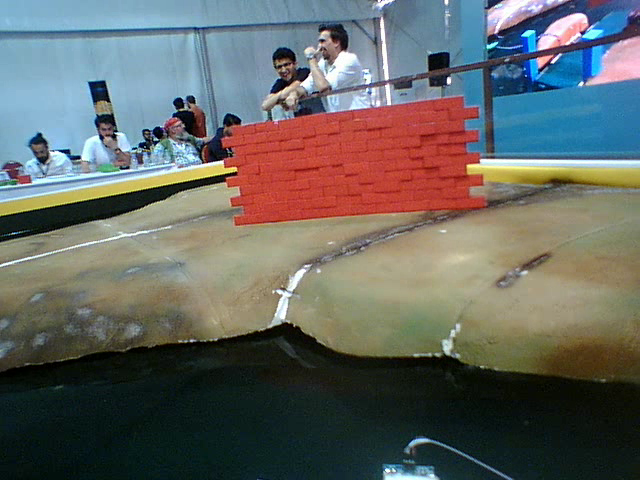
#> input picture frame 6 of Medya/Kayitlar/temizKayit4.avi, 640 x 480 px, given in place of the camera
$ python gemi_tespit_et.py   (older library calls are emulated)
#> lines starting #> are read from the running program, lines starting #| are printed output that depends on the picture; after the words box and inside, x2 and y2 are one past the last pixel; in counts of white or black regions, pixels touching at a corner belong together
### lib_dc_motor.py
import RPi.GPIO as GPIO


# DC Motor'un bağlı olduğu pinleri ayarla
def pin_ayarla(pinler):
    for pin in pinler:
        GPIO.setup(pin, GPIO.OUT)


# pinler -> 3 elemanlı liste
# Motorun ileri önde hareketini sağla
def ileri(pinler):
    GPIO.output(pinler[0], GPIO.HIGH)
    GPIO.output(pinler[1], GPIO.LOW)
    GPIO.output(pinler[2], GPIO.HIGH)


# pinler -> 3 elemanlı liste
# Motorun geri yönde hareketini sağla
def geri(pinler):
    GPIO.output(pinler[0], GPIO.LOW)
    GPIO.output(pinler[1], GPIO.HIGH)
    GPIO.output(pinler[2], GPIO.HIGH)


# Motoru durdur
def durdur(pinler):
    GPIO.output(pinler[2], GPIO.LOW)

### lib_cv_yardimci.py
import cv2
import numpy as np

# Renklerin alt ve üst sınırlarını tutan sözlük (dictionary) yapısı
renk_siniri = {
    "yesil": [np.array([33, 88, 40]), np.array([102, 255, 255])],
    "mavi": [np.array([100, 60, 60]), np.array([140, 255, 255])],
    "beyaz": [np.array([0, 0, 140]), np.array([256, 60, 256])],
    "sari": [np.array([5, 100, 100]), np.array([40, 255, 256])],
    "dusuk_kirmizi": [np.array([0, 50, 50]), np.array([10, 255, 255])],
    "yuksek_kirmizi": [np.array([170, 50, 50]), np.array([180, 255, 255])],
    "mavi2": [np.array((80, 100, 70)), np.array((120, 180, 255))],
    "gemi": [np.array([33, 88, 40]), np.array([102, 255, 255])],
    "duvar": [np.array([5, 100, 100]), np.array([40, 255, 256])],
    "kapi": [np.array([100, 60, 60]), np.array([140, 255, 255])],
    "sur_dusuk": [np.array([0, 50, 50]), np.array([10, 255, 255])],
    "sur_yuksek": [np.array([170, 50, 50]), np.array([180, 255, 255])]
}

# Erosion, Dilation, Opening, Closing
# Gürültüyü (Karıncalanmayı) azaltma/arttırma
cekirdek = {
    "acik": np.ones((5, 5)),
    "kapali": np.ones((20, 20))
}


# Maske olusturur, son maske değerini döndürür
def maske_olustur(resim, sinirlar, incekirdek):
    altSinir, ustSinir = sinirlar

    # BGR -> HSV dönüşümü
    resimHSV = cv2.cvtColor(resim, cv2.COLOR_BGR2HSV)

    # maske oluşturma
    maske = cv2.inRange(resimHSV, altSinir, ustSinir)

    # morfoloji (morphology)
    maskeAcik = cv2.morphologyEx(maske, cv2.MORPH_OPEN, incekirdek["acik"])
    maskeKapali = cv2.morphologyEx(maskeAcik, cv2.MORPH_CLOSE, incekirdek["kapali"])

    # # Maskeleri ekranda göster
    # cv2.imshow("maskeKapali", maskeKapali)
    # cv2.imshow("maskeAcik", maskeAcik)
    # cv2.imshow("maske", maske)

    return maskeKapali


# Maskedeki cisimlerin kenarına çerçeve çiz, alanları (contour) döndür
def cerceve_ciz(resim, maske):
    # Bulunan alanın çerçevesini alma
    _, cerceveler, h = cv2.findContours(maske.copy(), cv2.RETR_EXTERNAL, cv2.CHAIN_APPROX_NONE)

    # Resme çerçeve çizme
    cv2.drawContours(resim, cerceveler, -1, (0, 0, 255), 2)

    return cerceveler


# Cisimlerin arasında en büyük olanı tespit et
def en_buyugu_bul(alanlar):
    enBuyuk = {
        "alan": 0,
        "merkez": (0, 0),
        "sira": 0,
        "solUstKose": (0, 0),
        "sagAltKose": (0, 0),
        "kenar": (0, 0)
    }

    for i, alan in enumerate(alanlar):
        if cv2.contourArea(alan) > enBuyuk["alan"]:
            # cismi dikdörtgen halinde sol üst köşe ve kenar uzunluklarını alma
            x, y, w, h = cv2.boundingRect(alan)
            enBuyuk["alan"] = cv2.contourArea(alan)
            enBuyuk["merkez"] = [x + w / 2, y + h / 2]
            enBuyuk["sira"] = i
            enBuyuk["solUstKose"] = [x, y]
            enBuyuk["sagAltKose"] = [x + w, y + h]
            enBuyuk["kenar"] = [w, h]

    return enBuyuk


# ret değeri, merkez nokayı, geminin kapıya göre olan yönünü ve sütunları döner
# ret = False -> Kapı bulunamadı, ret = True -> Kapı bulundu
# yon = 0 -> kapının karşışında, yon = -1 -> kapının solunda, yon = 1 -> kapının sağında
# [59 lines left out: function kapiyi_tespit_et, not called in this run]

### lib_tespit_sonrasi.py
import lib_gemi_hareket as gh


def cisim_bulamazsa():
    print("Cisim bulunamadı...")
    gh.dur()


def buyuk_cisim_bulamazsa():
    cisim_bulamazsa()


def goruntuye_gore_hareket(img, cisim):
    genislik = img.shape[1]
    if cisim["alan"] < 250:
        buyuk_cisim_bulamazsa()
        return False

    print("En büyük alan: ", cisim["alan"])

    if cisim["merkez"][0] < genislik / 2 - genislik / 16:
        print("Sola dön")
        gh.sola_don()
    elif cisim["merkez"][0] > genislik / 2 + genislik / 16:
        print("Sağ dön")
        gh.saga_don()
    elif genislik / 2 + genislik / 16 >= cisim["merkez"][0] >= genislik / 2 - genislik / 16:
        print("ileri git")
        gh.ileri()
    return True

### lib_gemi_hareket.py
# Geminin iki motorunu birlikte kontrol ederek geminin hareketini sağlayan modul
import lib_dc_motor as dc
import lib_sabitler as sbt


# Motor pinlerini ayarla
def motorlari_ayarla():
    dc.pin_ayarla(sbt.SOL_DC_MOTOR_PIN)
    dc.pin_ayarla(sbt.SAG_DC_MOTOR_PIN)


# Gemiyi sola döndür
def sola_don():
    dc.ileri(sbt.SAG_DC_MOTOR_PIN)
    dc.geri(sbt.SOL_DC_MOTOR_PIN)


# Gemiyi sağa döndür
def saga_don():
    dc.ileri(sbt.SOL_DC_MOTOR_PIN)
    dc.geri(sbt.SAG_DC_MOTOR_PIN)


# Gemiyi ileri yönde hareket ettir
def ileri():
    dc.ileri(sbt.SOL_DC_MOTOR_PIN)
    dc.ileri(sbt.SAG_DC_MOTOR_PIN)


# Motorları durdur
def dur():
    dc.durdur(sbt.SOL_DC_MOTOR_PIN)
    dc.durdur(sbt.SAG_DC_MOTOR_PIN)


# Gemiri geri yönde hareket ettir
def geri():
    dc.geri(sbt.SOL_DC_MOTOR_PIN)
    dc.geri(sbt.SAG_DC_MOTOR_PIN)

### gemi_tespit_et.py
# TODO Kameraya göre resmi çevirme yapılacak.
aynaEtkisi = False

import cv2
import lib_gemi_hareket as gh
import lib_cv_yardimci as yar
import os
import RPi.GPIO as GPIO
import lib_tespit_sonrasi as ts

GPIO.setmode(GPIO.BOARD)
gh.motorlari_ayarla()

# kamera açılır, kamera açılamazsa video açılır
kamera = cv2.VideoCapture(1)
if not kamera.isOpened():
    kamera = cv2.VideoCapture(0)
if not kamera.isOpened():
    kamera = cv2.VideoCapture("./Medya/smile.mp4")

kayitSayisi = int(len(os.listdir('./Medya/Kayitlar')) / 2)
fourcc = cv2.VideoWriter_fourcc(*'XVID')
temizKayit = cv2.VideoWriter('./Medya/Kayitlar/temizKayit' + str(kayitSayisi) + '.avi', fourcc, 10.0, (640, 480))
islenmisKayit = cv2.VideoWriter('./Medya/Kayitlar/islenmisKayit' + str(kayitSayisi) + '.avi', fourcc, 10.0, (340, 220))

while True:
    _, resim = kamera.read()
#> resim is the input picture: shape (480, 640, 3); mean B, G, R 98.9, 102.4, 100.1
    temizKayit.write(resim)

    # Ayna etkisi
    if aynaEtkisi:
        resim = cv2.flip(resim, 1)

    resim = cv2.resize(resim, (340, 220))
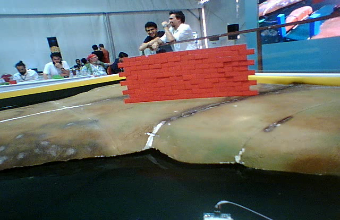
#> resim: shape (220, 340, 3); mean B, G, R 98.8, 102.3, 100

    gemiMaske = yar.maske_olustur(resim, yar.renk_siniri["yesil"], yar.cekirdek)
#> in maske_olustur, `altSinir, ustSinir = sinirlar`: altSinir = [33, 88, 40]; ustSinir = [102, 255, 255]
#> in maske_olustur, `resimHSV = cv2.cvtColor(resim, cv2.COLOR_BGR2HSV)`: resimHSV: shape (220, 340, 3); mean H, S, V 63.7, 107.7, 123.3
#> in maske_olustur, `maske = cv2.inRange(resimHSV, altSinir, ustSinir)`:
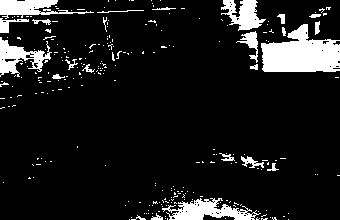
#> maske: shape (220, 340); 10.7% white; 261 white regions (237 under 20 px), largest, box (x1, y1, x2, y2) and area: (261, 24, 340, 72) 2568, (162, 198, 261, 220) 1114, (0, 37, 52, 77) 878
#> in maske_olustur, `maskeAcik = cv2.morphologyEx(maske, cv2.MORPH_OPEN, incekirdek["acik"])`:
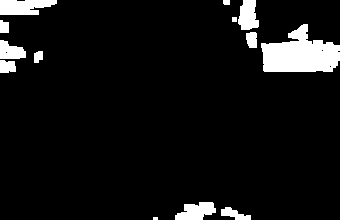
#> maskeAcik: shape (220, 340); 7.1% white; 13 white regions (1 under 20 px), largest, box (x1, y1, x2, y2) and area: (261, 24, 340, 72) 2483, (0, 0, 57, 15) 679, (175, 202, 216, 220) 515
#> in maske_olustur, `maskeKapali = cv2.morphologyEx(maskeAcik, cv2.MORPH_CLOSE, incekirdek[..`:
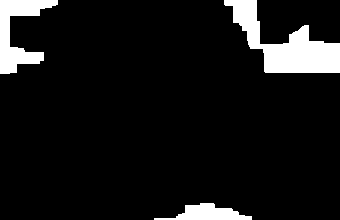
#> maskeKapali: shape (220, 340); 8.5% white; 3 white regions
    gemiAlanlar = yar.cerceve_ciz(resim, gemiMaske)
#> in cerceve_ciz, `_, cerceveler, h = cv2.findContours(maske.copy(), cv2.RETR_EXTERNAL, c..`: cerceveler = 3 contours; box (x1, y1, x2, y2) and area: (224, 0, 340, 73) 3380, (0, 0, 58, 74) 1721, (154, 203, 252, 220) 794; h = [[1, -1, -1, -1], [2, 0, -1, -1], [-1, 1, -1, -1]]
#> gemiAlanlar has the same summary as cerceveler in cerceve_ciz

    # print("Tespit edilen cisim sayisi:", len(gemiAlanlar))
    enBuyukGemi = yar.en_buyugu_bul(gemiAlanlar)
#> the loop in en_buyugu_bul, `for i, alan in enumerate(alanlar):` made 3 passes
#> (x, y, w, h) on passes 1 to 2: (154, 203, 98, 17), (224, 0, 116, 73)
#> after the loop in en_buyugu_bul, `for i, alan in enumerate(alanlar):`: enBuyuk = {'alan': 3380.5, 'merkez': [282, 36.5], 'sira': 1, 'solUstKose': [224, 0], 'sagAltKose': [340, 73], 'kenar': [116, 73]}
#> enBuyukGemi has the same summary as enBuyuk in en_buyugu_bul

    # cismin etrafına dikdörtgen çizme
    cv2.rectangle(resim, (enBuyukGemi['solUstKose'][0], enBuyukGemi['solUstKose'][1]),
                  (enBuyukGemi["sagAltKose"][0], enBuyukGemi["sagAltKose"][1]), (255, 0, 0), 3)
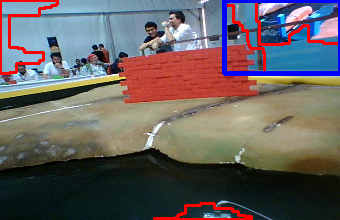
#> resim: shape (220, 340, 3); mean B, G, R 96.7, 96.4, 102.3
    ts.goruntuye_gore_hareket(resim, enBuyukGemi)
#| En büyük alan:  3380.5

    islenmisKayit.write(resim)
    cv2.imshow("Video", resim)
    if cv2.waitKey(20) == 27:
#> (key Esc is pressed here)
        break

# GPIO cikislarini kapat
GPIO.cleanup()

kamera.release()
temizKayit.release()
islenmisKayit.release()
cv2.destroyAllWindows()

$ run again, starting later in the video
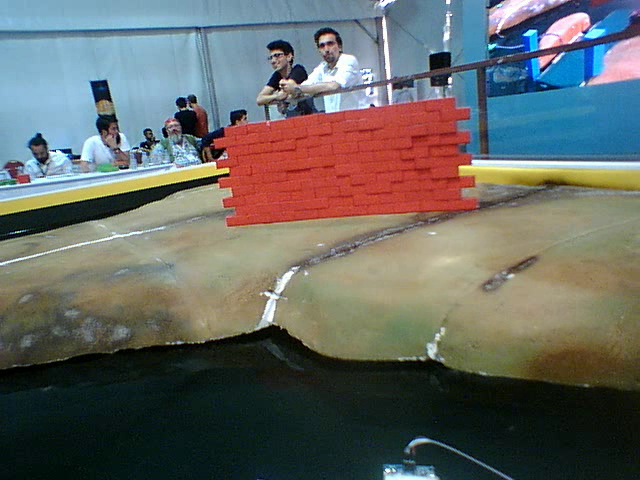
#> input picture frame 27 of Medya/Kayitlar/temizKayit4.avi, 640 x 480 px, given in place of the camera
#> resim is the input picture: shape (480, 640, 3); mean B, G, R 99.7, 103.4, 100.5
#> altSinir = [33, 88, 40]; ustSinir = [102, 255, 255]
#> resimHSV: shape (220, 340, 3); mean H, S, V 63.9, 108.8, 124.3
#> in maske_olustur, `maske = cv2.inRange(resimHSV, altSinir, ustSinir)`:
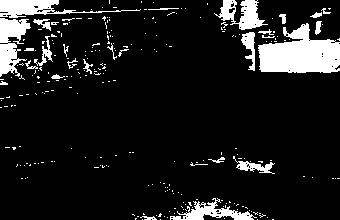
#> maske: shape (220, 340); 11.1% white; 261 white regions (233 under 20 px), largest, box (x1, y1, x2, y2) and area: (258, 23, 340, 73) 2719, (0, 18, 31, 77) 1062, (0, 0, 141, 18) 940
#> maskeAcik: shape (220, 340); 7.5% white; 15 white regions, largest, box (x1, y1, x2, y2) and area: (259, 25, 340, 73) 2611, (0, 18, 30, 74) 892, (0, 0, 59, 18) 691
#> maskeKapali: shape (220, 340); 9.7% white; 4 white regions
#> in cerceve_ciz, `_, cerceveler, h = cv2.findContours(maske.copy(), cv2.RETR_EXTERNAL, c..`: cerceveler = 4 contours; box (x1, y1, x2, y2) and area: (222, 0, 340, 74) 3956, (0, 0, 60, 75) 2184, (174, 207, 252, 220) 516, (241, 163, 272, 171) 170; h = [[1, -1, -1, -1], [2, 0, -1, -1], [3, 1, -1, -1], [-1, 2, -1, -1]]
#> gemiAlanlar has the same summary as cerceveler in cerceve_ciz
#> the loop in en_buyugu_bul, `for i, alan in enumerate(alanlar):` made 4 passes
#> (x, y, w, h) on passes 1, 3: (174, 207, 78, 13), (222, 0, 118, 74)
#> after the loop in en_buyugu_bul, `for i, alan in enumerate(alanlar):`: enBuyuk = {'alan': 3956, 'merkez': [281, 37], 'sira': 2, 'solUstKose': [222, 0], 'sagAltKose': [340, 74], 'kenar': [118, 74]}
#> enBuyukGemi has the same summary as enBuyuk in en_buyugu_bul
#> `cv2.rectangle(resim, (enBuyukGemi['solUstKose'][0], enBuyukGemi['solUs..`:
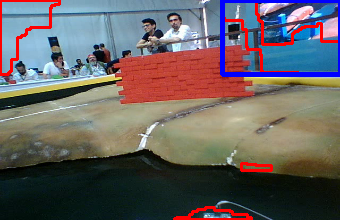
#> resim: shape (220, 340, 3); mean B, G, R 97.7, 97.3, 102.4
#| En büyük alan:  3956.0

$ run again, starting later in the video
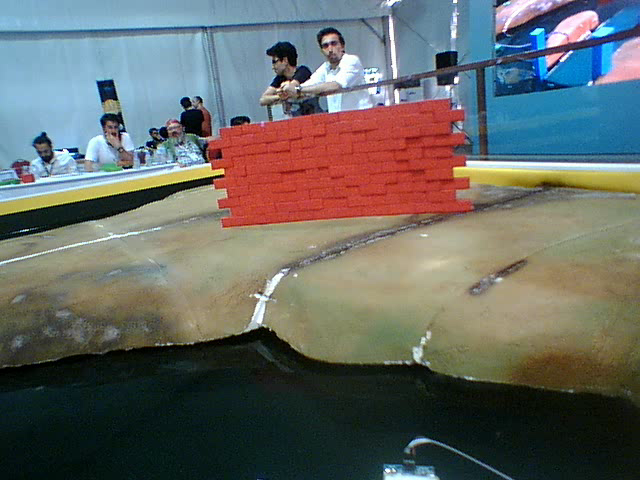
#> input picture frame 48 of Medya/Kayitlar/temizKayit4.avi, 640 x 480 px, given in place of the camera
#> resim is the input picture: shape (480, 640, 3); mean B, G, R 100.9, 104.4, 101.1
#> altSinir = [33, 88, 40]; ustSinir = [102, 255, 255]
#> resimHSV: shape (220, 340, 3); mean H, S, V 63.8, 108.8, 125.5
#> in maske_olustur, `maske = cv2.inRange(resimHSV, altSinir, ustSinir)`:
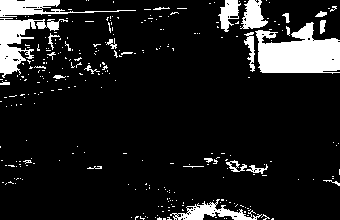
#> maske: shape (220, 340); 11.6% white; 296 white regions (270 under 20 px), largest, box (x1, y1, x2, y2) and area: (255, 22, 340, 74) 2959, (0, 18, 68, 78) 1473, (0, 0, 136, 17) 889
#> maskeAcik: shape (220, 340); 8% white; 15 white regions, largest, box (x1, y1, x2, y2) and area: (258, 38, 340, 73) 2554, (0, 20, 30, 74) 1068, (0, 0, 60, 17) 655
#> maskeKapali: shape (220, 340); 10.6% white; 3 white regions
#> in cerceve_ciz, `_, cerceveler, h = cv2.findContours(maske.copy(), cv2.RETR_EXTERNAL, c..`: cerceveler = 3 contours; box (x1, y1, x2, y2) and area: (221, 0, 340, 74) 4427, (0, 0, 61, 75) 2618, (188, 206, 252, 220) 488; h = [[1, -1, -1, -1], [2, 0, -1, -1], [-1, 1, -1, -1]]
#> gemiAlanlar has the same summary as cerceveler in cerceve_ciz
#> the loop in en_buyugu_bul, `for i, alan in enumerate(alanlar):` made 3 passes
#> (x, y, w, h) on passes 1 to 2: (188, 206, 64, 14), (221, 0, 119, 74)
#> after the loop in en_buyugu_bul, `for i, alan in enumerate(alanlar):`: enBuyuk = {'alan': 4427, 'merkez': [280.5, 37], 'sira': 1, 'solUstKose': [221, 0], 'sagAltKose': [340, 74], 'kenar': [119, 74]}
#> enBuyukGemi has the same summary as enBuyuk in en_buyugu_bul
#> `cv2.rectangle(resim, (enBuyukGemi['solUstKose'][0], enBuyukGemi['solUs..`:
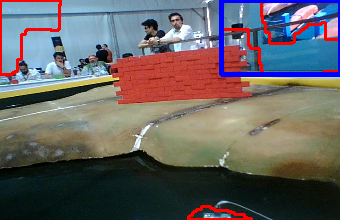
#> resim: shape (220, 340, 3); mean B, G, R 99.3, 98.9, 102.5
#| En büyük alan:  4427.0
